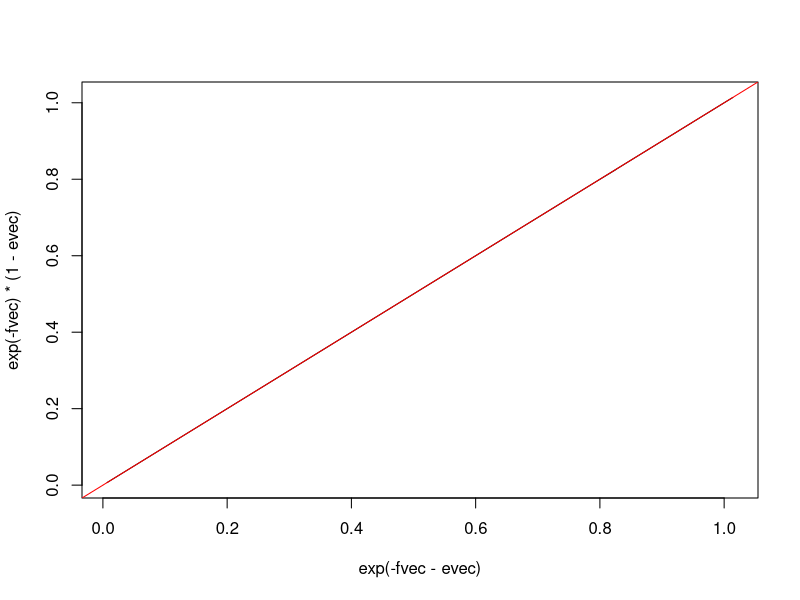

Write the R code that produced this figure.
####
##  Minimum coefficient of variation for log-concave distribution on R+
####

CoV <- function(fvec, naive = FALSE) {
  if (naive) {
    ys <- sample(xs, size = 1e5, replace = TRUE, prob = exp(-fvec))
    return(mean(ys)/sd(ys))
  }
  e1 <- sum(xs * exp(-fvec))/sum(exp(-fvec))
  e2 <- sum(xs^2 * exp(-fvec))/sum(exp(-fvec))
  e1/sqrt(e2 - e1^2)
}

ef <- function(fvec) {
  sum(xs * exp(-fvec))/sum(exp(-fvec))
}
e2f <- function(fvec) {
  sum(xs^2 * exp(-fvec))/sum(exp(-fvec))
}
varf <- function(fvec) {
  e1 <- sum(xs * exp(-fvec))/sum(exp(-fvec))
  e2 <- sum(xs^2 * exp(-fvec))/sum(exp(-fvec))
  e2 - e1^2  
}
d_ef <- function(fvec, evec, naive = FALSE) {
  if (naive) {
    return(ef(fvec + evec) - ef(fvec))
  }
  e1 <- ef(fvec)
  -sum(evec * (xs-e1) * exp(-fvec))/sum(exp(-fvec))
}

d_varf <- function(fvec, evec, naive = FALSE) {
  if (naive) {
    return(varf(fvec + evec) - varf(fvec))
  }
  e1 <- ef(fvec); e2 <- e2f(fvec)
  -sum(evec * (xs^2 - 2*xs * e1 - e2 + 2*e1^2) * exp(-fvec))/sum(exp(-fvec))
}

d_CoV <- function(fvec, evec, naive = FALSE) {
  if (naive) {
    return(CoV(fvec + evec) - CoV(fvec))
  }
  e1 <- ef(fvec); e2 <- e2f(fvec); vv <- varf(fvec)
  pf <- exp(-fvec)/sum(exp(-fvec))
  sum(pf * evec * (
    (e1 - xs)/sqrt(vv) - e1/2 * vv^(-3/2) * (e2 - 2*e1^2 + 2*e1*xs - xs^2)
    ))
}




check_convex <- function(fvec) {
  diffs <- fvec[c(-1, -2)] + fvec[c(-(reso-1), -reso)] - 2 * fvec[c(-1, -reso)]
  min(diffs) >= -1e-10
}

reso <- 1e4
xs <- 1:reso/reso

fvec <- 5 * xs

CoV(5 * xs, TRUE)
CoV(5 * xs)
CoV(10 * xs, TRUE)

evec <- 1e-2 * rnorm(reso)

d_ef(fvec, evec, TRUE)
d_ef(fvec, evec)
d_varf(fvec, evec, TRUE)
d_varf(fvec, evec)
d_CoV(fvec, evec, TRUE)
d_CoV(fvec, evec)

plot(exp(-fvec-evec), exp(-fvec)*(1-evec), type = "l")
abline(0, 1, col = "red")

